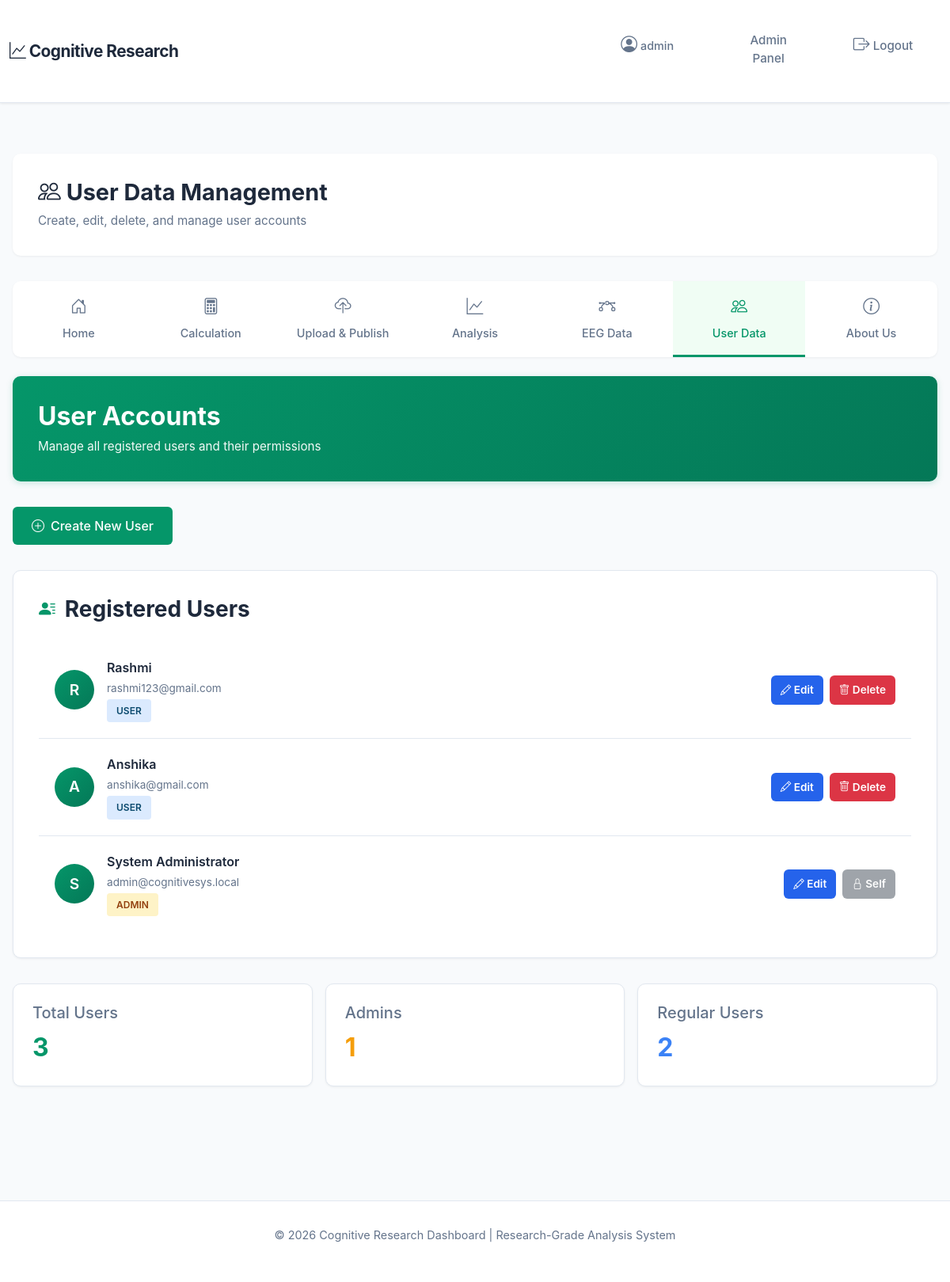
Screenshot of /admin/user-management (signed in) with the database file from the repository.
### app.py (models this page shows, shortened)
class Admin(db.Model):
    __tablename__ = 'admins'
    id = db.Column(db.Integer, primary_key=True)
    username = db.Column(db.String(80), unique=True, nullable=False)
    email = db.Column(db.String(120), unique=True, nullable=False)
    password_hash = db.Column(db.String(200), nullable=False)
    full_name = db.Column(db.String(100), nullable=False)
    role = db.Column(db.String(50), default='admin')
    created_at = db.Column(db.DateTime, default=datetime.utcnow)
    last_login = db.Column(db.DateTime)
    is_active = db.Column(db.Boolean, default=True)

class User(db.Model):
    __tablename__ = 'users'
    id = db.Column(db.Integer, primary_key=True)
    username = db.Column(db.String(80), unique=True, nullable=False)
    email = db.Column(db.String(120), unique=True, nullable=False)
    password_hash = db.Column(db.String(200), nullable=False)
    full_name = db.Column(db.String(100), nullable=False)
    created_at = db.Column(db.DateTime, default=datetime.utcnow)
    last_login = db.Column(db.DateTime)
    is_active = db.Column(db.Boolean, default=True)

### app.py (the view)
@app.route('/admin/user-management')
def admin_user_management():
    if 'user_id' not in session or session.get('user_type') != 'admin':
        return redirect(url_for('login'))
    all_users = User.query.all()
    all_admins = Admin.query.all()
    users_list = [{'id': u.id, 'full_name': u.full_name, 'email': u.email, 'username': u.username, 'type': 'user'} for u in all_users]
    admins_list = [{'id': a.id, 'full_name': a.full_name, 'email': a.email, 'username': a.username, 'type': 'admin'} for a in all_admins]
    combined_users = users_list + admins_list
    return render_template('admin/user_management.html', users=combined_users)

### templates/admin/user_management.html (shortened to what this page needs)
{% extends "base.html" %}
{% block content %}
<div class="user-container">
    <div style="margin-bottom: 2rem;">
        <div class="page-header">
            <div class="row align-items-center">
                <div class="col">
                    <h1><i class="bi bi-people"></i> User Data Management</h1>
                    <p>Create, edit, delete, and manage user accounts</p>
                </div>
            </div>
        </div>
    </div>
    <nav class="admin-nav-bar mb-4">
        <div class="nav-container">
            <a href="{{ url_for('admin_dashboard') }}" class="nav-item" title="Dashboard home">
                <i class="bi bi-house-door"></i>
                <span>Home</span>
            </a>
            <a href="{{ url_for('admin_advanced_calc') }}" class="nav-item" title="Bloom's taxonomy & cognitive metrics">
                <i class="bi bi-calculator"></i>
                <span>Calculation</span>
            </a>
            <a href="{{ url_for('admin_upload') }}" class="nav-item" title="Upload datasets and manage files">
                <i class="bi bi-cloud-upload"></i>
                <span>Upload & Publish</span>
            </a>
            <a href="{{ url_for('admin_analyses') }}" class="nav-item" title="View and manage analyses">
                <i class="bi bi-graph-up"></i>
                <span>Analysis</span>
            </a>
            <a href="{{ url_for('admin_eeg_data') }}" class="nav-item" title="View and manage EEG data">
                <i class="bi bi-bezier"></i>
                <span>EEG Data</span>
            </a>
            <a href="{{ url_for('admin_user_management') }}" class="nav-item active" title="Manage user accounts">
                <i class="bi bi-people"></i>
                <span>User Data</span>
            </a>
            <a href="#" class="nav-item" data-bs-toggle="modal" data-bs-target="#aboutModal" title="About this dashboard">
                <i class="bi bi-info-circle"></i>
                <span>About Us</span>
            </a>
        </div>
    </nav>
    <div class="user-header">
        <h2> User Accounts</h2>
        <p>Manage all registered users and their permissions</p>
    </div>
    <div class="action-buttons">
        <a href="{{ url_for('admin_create_user') }}" class="action-btn btn-create">
            <i class="bi bi-plus-circle"></i> Create New User
        </a>
    </div>
    <div class="user-section">
        <h3><i class="bi bi-person-lines-fill"></i> Registered Users</h3>
        {% if users %}
        <div style="overflow-x: auto;">
            {% for user in users %}
            <div class="user-row">
                <div class="user-avatar">
                    {{ user.full_name[0].upper() if user.full_name else 'U' }}
                </div>
                <div class="user-info">
                    <div class="user-name">{{ user.full_name }}</div>
                    <div class="user-email">{{ user.email }}</div>
                    <div>
                        <span class="user-type-badge {% if user.type == 'admin' %}badge-admin{% else %}badge-user{% endif %}">
                            {{ user.type.upper() }}
                        </span>
                    </div>
                </div>
                <div class="user-actions">
                    <a href="{{ url_for('admin_edit_user', user_id=user.id) }}" class="btn btn-sm btn-primary">
                        <i class="bi bi-pencil"></i> Edit
                    </a>
                    {% if user.type == 'admin' and user.id != session.get('user_id') %}
                    <form method="POST" action="{{ url_for('admin_delete_user', user_id=user.id) }}" style="display: inline;">
                        <button type="submit" class="btn btn-sm btn-danger" onclick="return confirm('Are you sure you want to delete this user? This action cannot be undone.');">
                            <i class="bi bi-trash"></i> Delete
                        </button>
                    </form>
                    {% elif user.type == 'user' %}
                    <form method="POST" action="{{ url_for('admin_delete_user', user_id=user.id) }}" style="display: inline;">
                        <button type="submit" class="btn btn-sm btn-danger" onclick="return confirm('Are you sure you want to delete this user? This action cannot be undone.');">
                            <i class="bi bi-trash"></i> Delete
                        </button>
                    </form>
                    {% else %}
                    <button type="button" class="btn btn-sm btn-secondary" disabled title="Cannot delete yourself">
                        <i class="bi bi-lock"></i> Self
                    </button>
                    {% endif %}
                </div>
            </div>
            {% endfor %}
        </div>
        {% else %}
        <div class="empty-message">
            <i class="bi bi-inbox"></i>
            <h5>No users found</h5>
            <p><a href="{{ url_for('admin_create_user') }}" style="color: #059669;">Create your first user</a> to get started</p>
        </div>
        {% endif %}
    </div>
    <div style="display: grid; grid-template-columns: repeat(auto-fit, minmax(200px, 1fr)); gap: 1rem;">
        <div class="user-section" style="padding: 1.5rem;">
            <h5 style="margin: 0 0 0.5rem 0; color: #64748b;">Total Users</h5>
            <div style="font-size: 2rem; font-weight: 700; color: #059669;">{{ users|length }}</div>
        </div>
        <div class="user-section" style="padding: 1.5rem;">
            <h5 style="margin: 0 0 0.5rem 0; color: #64748b;">Admins</h5>
            <div style="font-size: 2rem; font-weight: 700; color: #f59e0b;">{{ users|selectattr('type', 'equalto', 'admin')|list|length }}</div>
        </div>
        <div class="user-section" style="padding: 1.5rem;">
            <h5 style="margin: 0 0 0.5rem 0; color: #64748b;">Regular Users</h5>
            <div style="font-size: 2rem; font-weight: 700; color: #3b82f6;">{{ users|selectattr('type', 'equalto', 'user')|list|length }}</div>
        </div>
    </div>
</div>
{% endblock %}

### templates/base.html (shortened to what this page needs)
<!DOCTYPE html>
<html lang="en">
<head>
    <link href="https://cdn.jsdelivr.net/npm/bootstrap@5.3.0/dist/css/bootstrap.min.css" rel="stylesheet">
    <link href="https://cdn.jsdelivr.net/npm/bootstrap-icons@1.11.0/font/bootstrap-icons.css" rel="stylesheet">
    <link href="https://cdn.jsdelivr.net/npm/chartjs-chart-box@1.1.1/dist/chartjs-chart-box.min.css" rel="stylesheet">
    <link href="https://cdn.datatables.net/1.13.7/css/dataTables.bootstrap5.min.css" rel="stylesheet">
    <link href="https://cdn.datatables.net/buttons/2.4.2/css/buttons.bootstrap5.min.css" rel="stylesheet">
</head>
<body>
    <nav class="navbar navbar-expand-lg">
        <div class="container-fluid">
            <a class="navbar-brand" href="/">
                <i class="bi bi-graph-up"></i> Cognitive Research
            </a>
            <div class="collapse navbar-collapse" id="navbarNav">
                <ul class="navbar-nav ms-auto">
                    {% if session.user_id %}
                    <li class="nav-item">
                        <span class="navbar-text" style="color: #64748b; margin-right: 1rem;">
                            <i class="bi bi-person-circle"></i> {{ session.username }}
                        </span>
                    </li>
                    {% if session.user_type == 'admin' %}
                    <li class="nav-item">
                        <a class="nav-link" href="/admin/dashboard">Admin Panel</a>
                    </li>
                    {% else %}
                    <li class="nav-item">
                        <a class="nav-link" href="/user/dashboard">Dashboard</a>
                    </li>
                    {% endif %}
                    <li class="nav-item">
                        <a class="nav-link" href="/logout"><i class="bi bi-box-arrow-right"></i> Logout</a>
                    </li>
                    {% endif %}
                </ul>
            </div>
        </div>
    </nav>
    <div class="container-main">
        {% block content %}{% endblock %}
    </div>
    <footer>
        <p>&copy; 2026 Cognitive Research Dashboard | Research-Grade Analysis System</p>
    </footer>
</body>
</html>

### templates/base.html (style rules this page uses)
:root { --primary: #2563eb; --secondary: #1e40af; --success: #059669; --danger: #dc2626; --warning: #d97706; --info: #0891b2; --light: #f8fafc; --lighter: #f1f5f9; --dark: #1e293b; }
* { margin: 0; padding: 0; box-sizing: border-box; }
body { font-family: 'Inter', 'Segoe UI', Tahoma, Geneva, Verdana, sans-serif; background-color: #f8fafc; color: #1e293b; }
.navbar { background: white; box-shadow: 0 1px 3px rgba(0, 0, 0, 0.08); border-bottom: 1px solid #e2e8f0; padding: 1rem 0; }
.navbar-brand { font-weight: 700; font-size: 1.3rem; color: var(--dark) !important; letter-spacing: -0.5px; }
.navbar-nav .nav-link { color: #64748b !important; margin: 0 0.5rem; font-weight: 500; transition: all 0.3s ease; font-size: 0.95rem; }
.container-main { max-width: 1400px; margin: 0 auto; padding: 2rem 1rem; }
.page-header { background: white; padding: 2rem; border-radius: 10px; margin-bottom: 2rem; box-shadow: 0 1px 3px rgba(0, 0, 0, 0.06); }
.page-header h1 { font-size: 1.8rem; font-weight: 700; color: var(--dark); margin-bottom: 0.5rem; }
.page-header p { color: #64748b; margin: 0; font-size: 0.95rem; }
.btn { border-radius: 6px; font-weight: 600; padding: 0.6rem 1.2rem; font-size: 0.9rem; transition: all 0.3s ease; border: none; }
.btn-primary { background: var(--primary); color: white; }
footer { background: white; border-top: 1px solid #e2e8f0; padding: 2rem; margin-top: 3rem; color: #64748b; font-size: 0.9rem; text-align: center; }

### templates/admin/user_management.html (style rules this page uses)
.user-container { padding: 2rem 0; }
.user-header { background: linear-gradient(135deg, #059669 0%, #047857 100%); color: white; padding: 2rem; border-radius: 10px; margin-bottom: 2rem; box-shadow: 0 2px 8px rgba(5, 150, 105, 0.2); }
.user-header h2 { margin: 0 0 0.5rem 0; font-weight: 700; }
.user-header p { margin: 0; opacity: 0.95; font-size: 0.95rem; }
.action-buttons { display: flex; gap: 1rem; flex-wrap: wrap; margin-bottom: 2rem; }
.action-btn { display: inline-flex; align-items: center; gap: 0.5rem; padding: 0.75rem 1.5rem; border-radius: 6px; border: none; cursor: pointer; font-weight: 500; transition: all 0.2s; text-decoration: none; }
.btn-create { background: #059669; color: white; }
.user-section { background: white; border: 1px solid #e2e8f0; border-radius: 10px; padding: 2rem; margin-bottom: 2rem; box-shadow: 0 1px 3px rgba(0, 0, 0, 0.06); }
.user-section h3 { color: #1e293b; margin-bottom: 1.5rem; font-weight: 700; display: flex; align-items: center; gap: 0.75rem; }
.user-section h3 i { color: #059669; font-size: 1.3rem; }
.admin-nav-bar { background: white; border-radius: 10px; box-shadow: 0 1px 3px rgba(0, 0, 0, 0.06); padding: 0; overflow: hidden; margin-bottom: 2rem; }
.nav-container { display: flex; width: 100%; flex-wrap: wrap; align-items: center; }
.nav-item { flex: 1; min-width: 140px; padding: 1rem; text-decoration: none; color: #64748b; border-bottom: 3px solid transparent; transition: all 0.3s ease; display: flex; flex-direction: column; align-items: center; gap: 0.5rem; font-weight: 500; text-align: center; cursor: pointer; }
.nav-item.active { color: #059669; border-bottom-color: #059669; background-color: #f0fdf4; }
.nav-item i { font-size: 1.3rem; }
.nav-item span { font-size: 0.9rem; white-space: nowrap; }
.user-row { display: flex; align-items: center; padding: 1.25rem; border-bottom: 1px solid #e2e8f0; gap: 1rem; }
.user-row:last-child { border-bottom: none; }
.user-avatar { width: 50px; height: 50px; border-radius: 50%; background: linear-gradient(135deg, #059669, #047857); color: white; display: flex; align-items: center; justify-content: center; font-weight: 600; font-size: 1.2rem; }
.user-info { flex: 1; }
.user-name { font-weight: 600; color: #1e293b; margin-bottom: 0.25rem; }
.user-email { font-size: 0.85rem; color: #64748b; }
.user-type-badge { display: inline-block; padding: 0.35rem 0.75rem; border-radius: 4px; font-size: 0.75rem; font-weight: 600; margin-top: 0.25rem; }
.badge-admin { background: #fef3c7; color: #92400e; }
.badge-user { background: #dbeafe; color: #0c4a6e; }
.user-actions { display: flex; gap: 0.5rem; }
.user-actions .btn { padding: 0.5rem 0.75rem; font-size: 0.85rem; }

### rows the page displays
Admin: username "admin", full_name "S", full_name "System Administrator", email "admin@cognitivesys.local", type "ADMIN", shows "Self"
User: full_name "R", full_name "Rashmi", email "rashmi123@gmail.com", type "USER"
User: full_name "A", full_name "Anshika", email "anshika@gmail.com", type "USER"

### other values shown
{{ users|length }} "3"
{{ users|selectattr('type', 'equalto', 'admin')|list|length }} "1"
{{ users|selectattr('type', 'equalto', 'user')|list|length }} "2"
